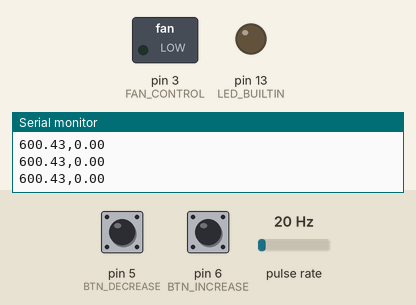
Simulated run of this program. Board: Arduino Nano, built with avr-gcc and run on an emulated ATmega328P. On the bench: switched loads named in the program (green lamp = pin HIGH), output pins drawn as LEDs (lit = HIGH), the last lines printed to the serial monitor. Wiring (inferred from the names in the program): pulse sensor: data pin 8. Inputs (shaded band) come from the test bench; at power-on: pin 6 (BTN_INCREASE) HIGH, pulse rate 20 Hz, pin 5 (BTN_DECREASE) HIGH. Pins used as bus, display or sensor lines are not drawn.

Above: at 1.2 s.
1.3 s: pin 6 (BTN_INCREASE) pulsed LOW 2 times (0.12 s each, 0.3 s apart)
At 2.58 s:
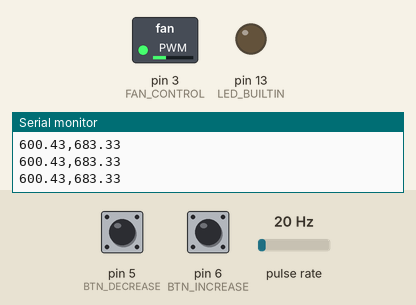
4.3 s: pulse rate (sensor on pin 8) set to 50 Hz
5.8 s: pulse rate (sensor on pin 8) set to 4 Hz
At 7.3 s:
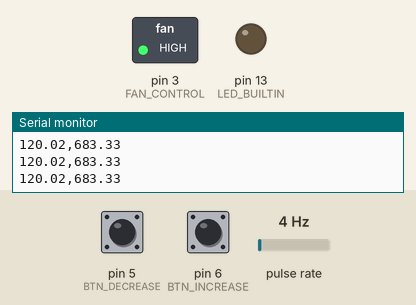
7.6 s: pulse rate (sensor on pin 8) set to 100 Hz
At 9.0 s:
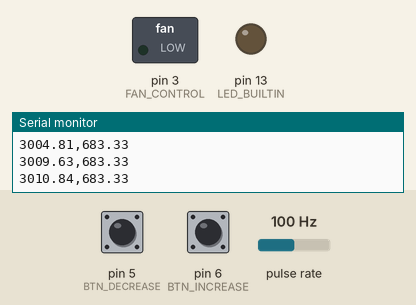
Timing chart, 0 to 10.3 s (numbered marks = the images above; inputs shaded):
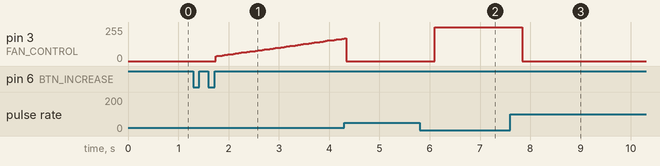

Measured:
- after the input at 1.3 s, pin 3 (FAN_CONTROL): moves from 0/255 to 171/255 over 2.6 s, starting after 0.44 s
- after the input at 5.8 s, pin 3 (FAN_CONTROL): 0/255 → 255/255 after 0.30 s
- after the input at 7.6 s, pin 3 (FAN_CONTROL): 255/255 → 0/255 after 0.24 s

The program:

main.cpp
```cpp
/** PID Fan Controller */

#include <AceButton.h>
#include <Arduino.h>
#include <PID_v1.h>

using namespace ace_button;

/** Defines */
#define BAUD_RATE 115200
#define SAMPLE_TIME 22  // ms

// Pins
#define BTN_DECREASE 5
#define BTN_INCREASE 6

#define FAN_CONTROL 3
#define FAN_TACH 8
#define FAN_POWER 10

// TODO: Documment value choice
#define OCRA_VALUE 88

#define MIN_RPM 550
#define MAX_RPM 1750

#define RPN_STEP_N 9  // Number of desired steps, minus 1

#define MIN_ACTUATOR 0
#define MAX_ACTUATOR OCRA_VALUE

/** Global Variables */
// Main Loop Timing
unsigned long previous_millis = 0;

// Fan Variables
bool power_status = false;

const double rpm_step = (MAX_RPM - MIN_RPM) / (double)RPN_STEP_N;
// How many speed steps are active. -1 is turned off;
int8_t fan_steps = -1;

// Buttons
ButtonConfig btn_cfg;
AceButton btn_inc(&btn_cfg, BTN_INCREASE);
AceButton btn_dec(&btn_cfg, BTN_DECREASE);

void handle_btn_event(AceButton*, uint8_t, uint8_t);  // Fwr Ref

// Sensor - Declared as volatile since they can change in interrupts
volatile double rpm_value = 0.0;

// Controller
double setpoint = 0.0;
double output = 0.0;
double kp = 0.15, ki = 0.22, kd = 0.005;

// TODO: Figure out how to solve the volatile warning
PID pid_cntlr(&rpm_value, &output, &setpoint, kp, ki, kd, DIRECT);

// Setup Functions

/** Setup Fan and Tachometer pins. */
void setup_pins() {
  pinMode(BTN_DECREASE, INPUT_PULLUP);
  pinMode(BTN_INCREASE, INPUT_PULLUP);

  pinMode(FAN_POWER, OUTPUT);
  digitalWrite(FAN_POWER, LOW);  // Make sure the FAN is off when booting

  pinMode(FAN_CONTROL, OUTPUT);
  pinMode(FAN_TACH, INPUT);
  pinMode(LED_BUILTIN, OUTPUT);
}

/** Setup the PWM to control the fans.

   TOP is set as OCRA in order to achieve 22.5 KHz:
             Clk              16MHz
    OCRA = -------- - 1 = ------------- - 1 = 87,88... ~= 88
            Ps * f         8 * 22.5KHz
 */
void setup_pwm() {
  // Timer 2 - Fast PWM - Non Inverting -
  TCCR2A = bit(COM2B1) | bit(WGM21) | bit(WGM20);
  // TOP OCRA - Clk/8
  TCCR2B = bit(WGM22) | bit(CS21);
  OCR2A = OCRA_VALUE;
  OCR2B = 0;
}

/** Setup Timer 1 for Input Capture.
 *
 * Used to capture transitions from the Fan Speed Sensor.
 */
void setup_input_capture() {
  TCCR1A = 0;
  // Input Capture Noise Canceler + Rising Edge + Clk/64
  TCCR1B = bit(ICNC1) | bit(ICES1) | bit(CS11) | bit(CS10);
  TCCR1C = 0;

  // Clear ready and enable interrupt
  TIFR1 = bit(ICF1);
  TIMSK1 = bit(ICIE1);
}

/** Setup the PID Controller. */
void setup_controller() {
  pid_cntlr.SetMode(AUTOMATIC);
  pid_cntlr.SetControllerDirection(DIRECT);
  pid_cntlr.SetOutputLimits(MIN_ACTUATOR, MAX_ACTUATOR);
  pid_cntlr.SetSampleTime(SAMPLE_TIME);
}

/** Main Setup function */
void setup() {
  Serial.begin(BAUD_RATE);
  setup_pins();
  setup_pwm();
  setup_input_capture();
  setup_controller();
  sei();

  btn_cfg.setEventHandler(handle_btn_event);
}

// Interrupt Routines

/** Convert to RPM.
 *
 * Convert the values from the Input Compare to an RPM value.
 * TODO: Write formula;
 * TODO: Optimize?
 * TODO: Is this even accurate?
 */
double convert_to_rpm(unsigned int duration) {
  return 7500000.0 / (double)duration;
}

/** Interrupt function for Capture Events. */
ISR(TIMER1_CAPT_vect) {
  rpm_value = convert_to_rpm(ICR1);
  // Reset the Counter and clear the interrupt
  TCNT1 = 0;
  TIFR1 |= bit(ICF1);
}

// FAN Control Functions

/** Turn the Fan Power OFF. */
void fan_off() {
  digitalWrite(FAN_POWER, LOW);
  bitClear(TIMSK1, ICIE1);    // Disable sensor interrupt
  pid_cntlr.SetMode(MANUAL);  // Disable controller while powered off
  setpoint = 0;
  OCR2B = 0;
  rpm_value = 0;
  power_status = false;
}

/** Turn the Fan Power ON.
 *
 * The Setpoint is reset to MIN_RPM when turning it on.
 */
void fan_on() {
  bitSet(TIMSK1, ICIE1);  // Reenable sensor interrupt
  digitalWrite(FAN_POWER, HIGH);
  setpoint = MIN_RPM;
  pid_cntlr.SetMode(AUTOMATIC);  // Reenable the controller
  power_status = true;
}

/** Button Event Handler.  */
void handle_btn_event(AceButton* btn, uint8_t event_type, uint8_t) {
  if (event_type != AceButton::kEventReleased) {
    return;
  }

  if (btn->getPin() == BTN_DECREASE) {
    fan_steps--;
  } else {
    fan_steps++;
  }

  fan_steps = constrain(fan_steps, -1, RPN_STEP_N);

  if (power_status && fan_steps < 0) {
    fan_off();
  } else if (!power_status && fan_steps >= 0) {
    fan_on();
  } else if (fan_steps >= 0) {
    setpoint = MIN_RPM + (fan_steps * rpm_step);
  }
}

// Main Loop Functions

/** Check the buttons, triggering events if necessary. */
void check_buttons(void) {
  btn_dec.check();
  btn_inc.check();
}

/** Print current speed and setpoint to the serial. */
void print_speed(void) {
  Serial.print(rpm_value);
  Serial.print(",");
  Serial.println(setpoint);
}

/** Compute the PID Controller Logic.
 *
 * Function is rate limited by the SAMPLE_TIME;
 */
void process_controller(void) {
  unsigned long current_millis = millis();
  if (current_millis - previous_millis >= SAMPLE_TIME) {
    previous_millis = current_millis;
    print_speed();  // TODO: Enable/Disable via build settings

    if (power_status) {
      pid_cntlr.Compute();
      OCR2B = output;
    }
  }
}

/** Main Loop */
void loop() {
  check_buttons();
  process_controller();
}
```
